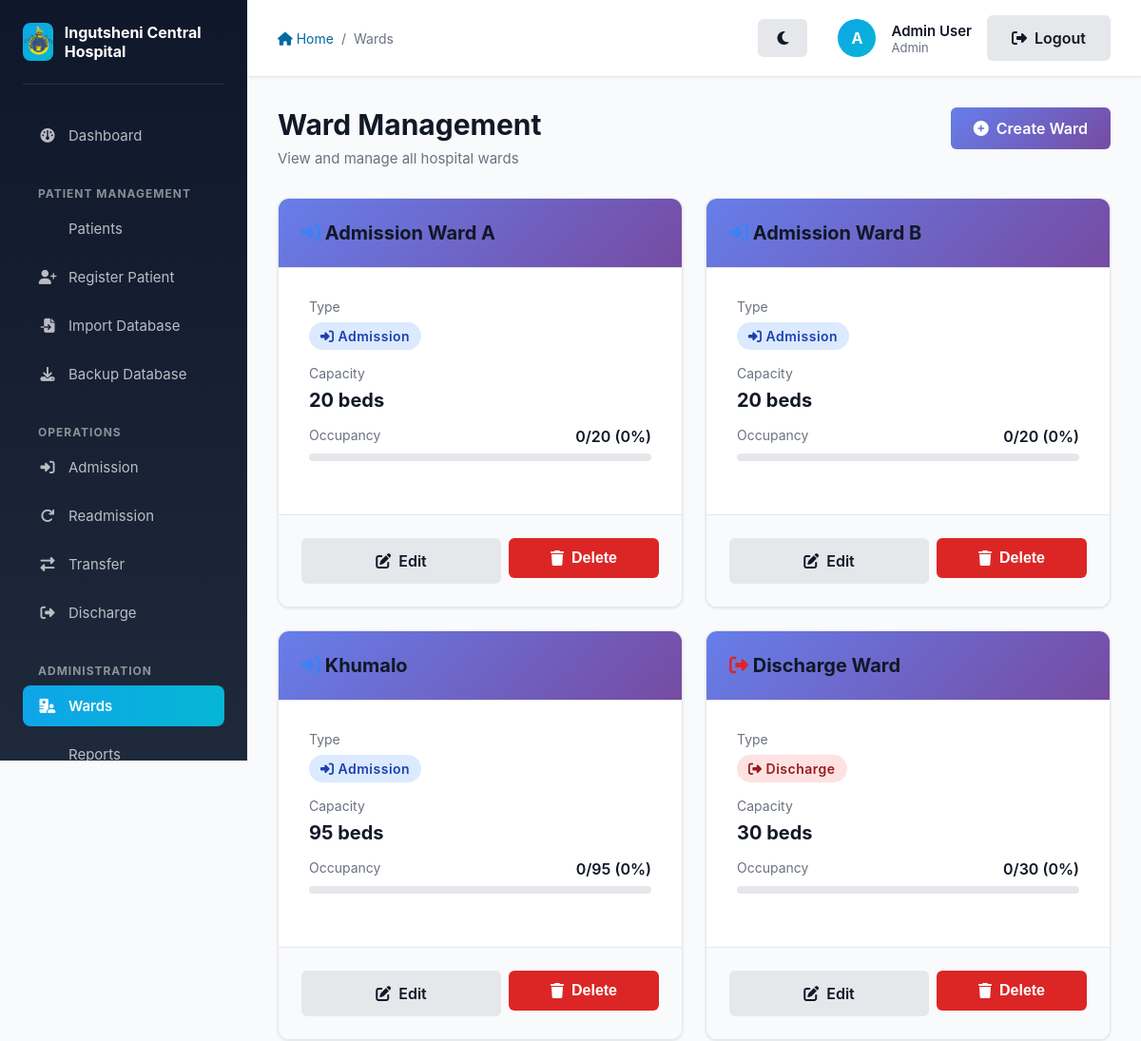
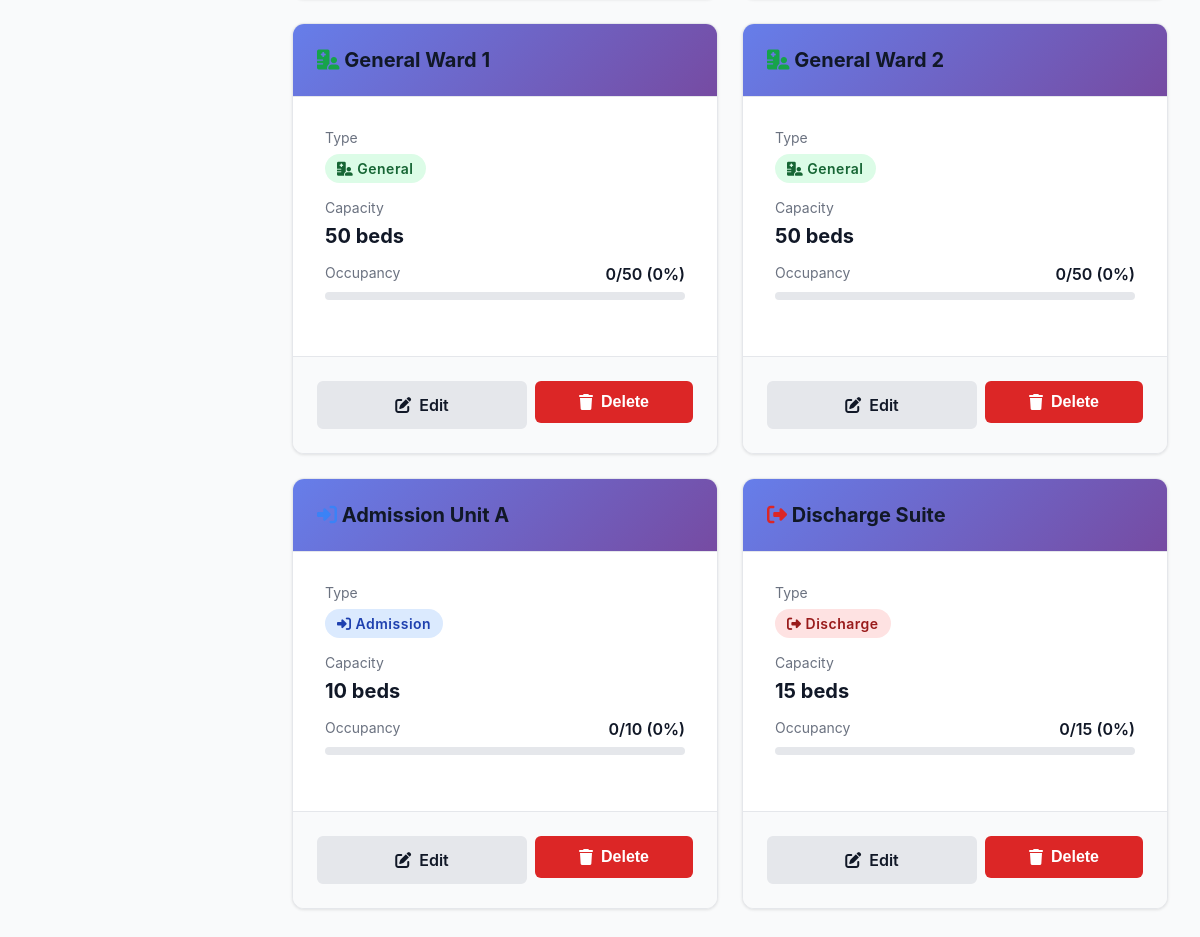
Before: /wards (signed in) with the older database file (2 pictures, top to bottom).
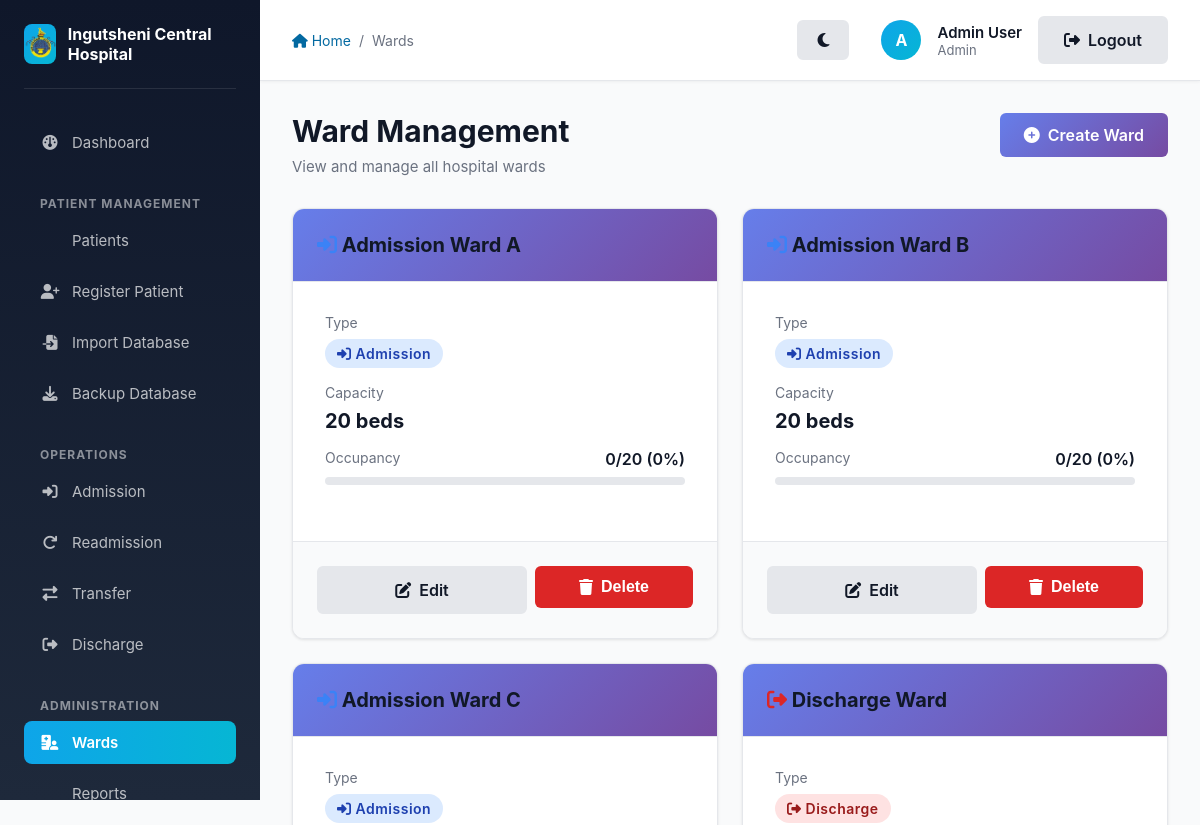
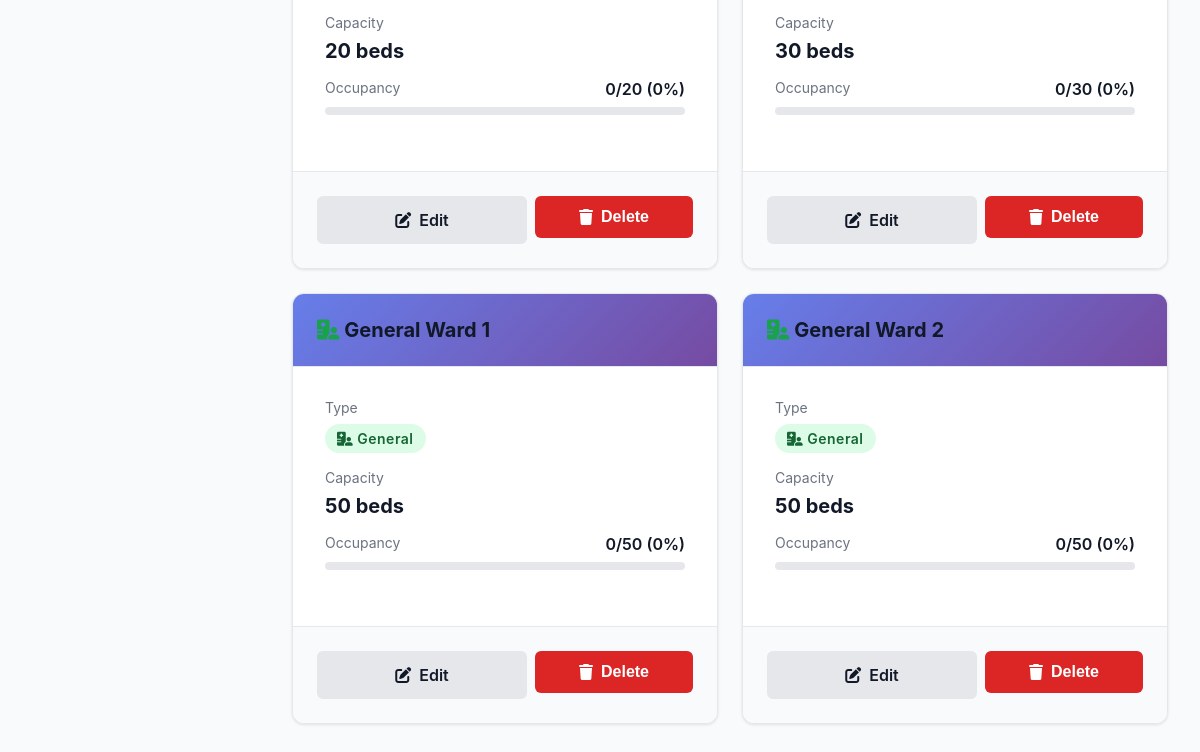
After: the same page with the newer database file (2 pictures, top to bottom).
### app/models/models.py (models this page shows, shortened)
class User(db.Model, UserMixin):
    __tablename__ = 'users'
    id = db.Column(db.Integer, primary_key=True)
    name = db.Column(db.String(100), nullable=False)
    email = db.Column(db.String(120), unique=True, nullable=False)
    password_hash = db.Column(db.String(128), nullable=False)
    role_id = db.Column(db.Integer, db.ForeignKey('roles.id'), nullable=False)
    ward_id = db.Column(db.Integer, db.ForeignKey('wards.id'), nullable=True)

class Role(db.Model):
    __tablename__ = 'roles'
    id = db.Column(db.Integer, primary_key=True)
    name = db.Column(db.String(50), unique=True, nullable=False)
    users = db.relationship('User', backref='role_obj', lazy=True)

class Ward(db.Model):
    __tablename__ = 'wards'
    id = db.Column(db.Integer, primary_key=True)
    name = db.Column(db.String(100), unique=True, nullable=False)
    type = db.Column(db.String(50), nullable=False) # Admission, General, Discharge
    capacity = db.Column(db.Integer, nullable=True)
    is_permanent_residence = db.Column(db.Boolean, default=False, nullable=False)
    users = db.relationship('User', backref='ward_obj', lazy=True)
    patients = db.relationship('Patient', backref='current_ward', lazy=True)

### app/wards/routes.py (the view)
@wards.route('/wards')
@login_required
def list_wards():
    role = current_user.role_obj.name
    if role in ['Nurse', 'Sister In Charge']:
        if current_user.ward_id:
            all_wards = Ward.query.filter_by(id=current_user.ward_id).all()
        else:
            all_wards = []
    else:
        all_wards = Ward.query.all()
    return render_template('wards/manage_wards.html', wards=all_wards)

### app/models/models.py (called while the page is built)
@login_manager.user_loader
def load_user(user_id):
    return User.query.get(int(user_id))

### app/templates/wards/manage_wards.html (shortened to what this page needs)
{% extends "layout.html" %}
{% block breadcrumb %}
    <a href="{{ url_for('main.index') }}"><i class="fas fa-home"></i> Home</a>
    <span>/</span>
    <span>Wards</span>
{% endblock %}
{% block content %}
    <div class="page-header flex-between" style="display: flex; justify-content: space-between; align-items: flex-start;">
        <div>
            <h1 class="page-title">Ward Management</h1>
            <p class="page-subtitle">View and manage all hospital wards</p>
        </div>
        {% if current_user.role_obj.name == 'Admin' %}
            <a href="{{ url_for('wards.create_ward') }}" class="btn btn-primary">
                <i class="fas fa-plus-circle"></i> Create Ward
            </a>
        {% endif %}
    </div>
    {% if wards %}
        <div class="grid grid-3">
            {% for ward in wards %}
                {% set patient_count = ward.patients|length %}
                {% set capacity = ward.capacity or 10 %}
                {% set occupancy_percent = ((patient_count / capacity) * 100)|int %}
                <div class="card">
                    <div class="card-header">
                        <h3 class="card-title">
                            {% if ward.type == 'Admission' %}
                                <i class="fas fa-sign-in-alt" style="color: #3b82f6;"></i>
                            {% elif ward.type == 'Discharge' %}
                                <i class="fas fa-sign-out-alt" style="color: #dc2626;"></i>
                            {% else %}
                                <i class="fas fa-hospital-user" style="color: #16a34a;"></i>
                            {% endif %}
                            {{ ward.name }}
                        </h3>
                    </div>
                    <div class="card-body">
                        <div style="margin-bottom: 1rem;">
                            <p style="color: #6b7280; font-size: 0.875rem; margin-bottom: 0.5rem;">Type</p>
                            {% if ward.type == 'Admission' %}
                                <span class="badge badge-info"><i class="fas fa-sign-in-alt"></i> Admission</span>
                            {% elif ward.type == 'Discharge' %}
                                <span class="badge badge-danger"><i class="fas fa-sign-out-alt"></i> Discharge</span>
                            {% else %}
                                <span class="badge badge-success"><i class="fas fa-hospital-user"></i> General</span>
                            {% endif %}
                        </div>
                        <div style="margin-bottom: 1rem;">
                            <p style="color: #6b7280; font-size: 0.875rem; margin-bottom: 0.5rem;">Capacity</p>
                            <p style="font-size: 1.25rem; font-weight: 700;">{{ capacity }} beds</p>
                        </div>
                        <div style="margin-bottom: 1.5rem;">
                            <div style="display: flex; justify-content: space-between; margin-bottom: 0.5rem;">
                                <p style="color: #6b7280; font-size: 0.875rem;">Occupancy</p>
                                <p style="font-weight: 600; color: #111827;">{{ patient_count }}/{{ capacity }} ({{ occupancy_percent }}%)</p>
                            </div>
                            <div style="width: 100%; height: 8px; background-color: #e5e7eb; border-radius: 4px; overflow: hidden;">
                            </div>
                        </div>
                    </div>
                    {% if current_user.role_obj.name == 'Admin' %}
                        <div class="card-footer" style="display: flex; gap: 0.5rem; flex-wrap: wrap;">
                            <a href="{{ url_for('wards.edit_ward', ward_id=ward.id) }}" class="btn btn-secondary" style="flex: 1; min-width: 120px;">
                                <i class="fas fa-edit"></i> Edit
                            </a>
                            <form action="{{ url_for('wards.delete_ward', ward_id=ward.id) }}" method="POST" style="flex: 1; min-width: 120px;" onsubmit="return confirm('Are you sure you want to delete this ward?');">
                                <button type="submit" class="btn btn-danger w-full">
                                    <i class="fas fa-trash"></i> Delete
                                </button>
                            </form>
                        </div>
                    {% endif %}
                </div>
            {% endfor %}
        </div>
    {% endif %}
{% endblock %}

### app/templates/layout.html (shortened to what this page needs)
<!DOCTYPE html>
<html lang="en">
<head>
    <link rel="stylesheet" href="{{ url_for('static', filename='style.css') }}">
    <link rel="stylesheet" href="https://cdnjs.cloudflare.com/ajax/libs/font-awesome/6.4.0/css/all.min.css">
</head>
<body>
    <aside class="sidebar no-print" id="sidebar">
        <div class="sidebar-header">
            <div class="sidebar-logo">
                <img src="{{ url_for('static', filename='images/logo.png') }}" alt="Ingutsheni Central Hospital Logo">
            </div>
            <div class="sidebar-title">Ingutsheni Central Hospital</div>
        </div>
        <nav class="sidebar-nav">
            <li><a href="{{ url_for('main.index') }}" class="{% if request.endpoint == 'main.index' %}active{% endif %}">
                <i class="fas fa-dashboard"></i> Dashboard
            </a></li>
        </nav>
        {% if current_user.is_authenticated %}
            <div class="sidebar-section-title">Patient Management</div>
            <nav class="sidebar-nav">
                <li><a href="{{ url_for('patients.list_patients') }}" class="{% if request.endpoint == 'patients.list_patients' %}active{% endif %}">
                     Patients
                </a></li>
                <li><a href="{{ url_for('patients.register_patient') }}" class="{% if request.endpoint == 'patients.register_patient' %}active{% endif %}">
                    <i class="fas fa-user-plus"></i> Register Patient
                </a></li>
                {% if current_user.role_obj.name in ['Admin', 'CMO'] %}
                <li><a href="{{ url_for('patients.import_database') }}" class="{% if request.endpoint == 'patients.import_database' %}active{% endif %}">
                    <i class="fas fa-file-import"></i> Import Database
                </a></li>
                <li><a href="{{ url_for('patients.backup_database') }}" class="{% if request.endpoint == 'patients.backup_database' %}active{% endif %}">
                    <i class="fas fa-download"></i> Backup Database
                </a></li>
                {% endif %}
            </nav>
            <div class="sidebar-section-title">Operations</div>
            <nav class="sidebar-nav">
                <li><a href="{{ url_for('patients.list_patients') }}" class="{% if request.endpoint == 'patients.admit_patient' %}active{% endif %}">
                    <i class="fas fa-sign-in-alt"></i> Admission
                </a></li>
                <li><a href="{{ url_for('patients.readmit_patient') }}" class="{% if request.endpoint in ['patients.readmit_patient', 'patients.readmit_patient_details'] %}active{% endif %}">
                    <i class="fas fa-redo"></i> Readmission
                </a></li>
                <li><a href="{{ url_for('patients.list_patients') }}" class="{% if request.endpoint == 'transfers.transfer_patient' %}active{% endif %}">
                    <i class="fas fa-exchange-alt"></i> Transfer
                </a></li>
                <li><a href="{{ url_for('patients.list_patients') }}" class="{% if request.endpoint == 'patients.discharge_patient' %}active{% endif %}">
                    <i class="fas fa-sign-out-alt"></i> Discharge
                </a></li>
            </nav>
            <div class="sidebar-section-title">Administration</div>
            <nav class="sidebar-nav">
                <li><a href="{{ url_for('wards.list_wards') }}" class="{% if request.endpoint == 'wards.list_wards' %}active{% endif %}">
                    <i class="fas fa-hospital-user"></i> Wards
                </a></li>
                <li><a href="{{ url_for('reports.view_reports') }}" class="{% if request.endpoint == 'reports.view_reports' %}active{% endif %}">
                     Reports
                </a></li>
            </nav>
        {% endif %}
    </aside>
    <div class="main-content">
        <div class="top-bar no-print">
            <div class="top-bar-left">
                <div class="breadcrumb">
                    {% block breadcrumb %}{% endblock %}
                </div>
            </div>
            <div class="top-bar-right" style="display: flex; align-items: center; gap: 1rem;">
                <div style="display: flex; align-items: center; gap: 1rem; margin-right: 1rem;">
                    <button id="themeToggle" class="btn btn-secondary btn-sm" title="Toggle Dark/Light Mode" style="border-radius: 50%; width: 40px; height: 40px; padding: 0;">
                        <i class="fas fa-moon"></i>
                    </button>
                </div>
                {% if current_user.is_authenticated %}
                    <div class="user-menu">
                        <div class="user-avatar" title="{{ current_user.name }}">
                            {{ current_user.name[0].upper() }}
                        </div>
                        <div class="user-info">
                            <div class="user-name">{{ current_user.name }}</div>
                            <div class="user-role">{{ current_user.role_obj.name }}</div>
                        </div>
                    </div>
                    <a href="{{ url_for('auth.logout') }}" class="btn btn-secondary btn-sm">
                        <i class="fas fa-sign-out-alt"></i> Logout
                    </a>
                {% else %}
                    <a href="{{ url_for('auth.login') }}" class="btn btn-primary btn-sm">
                        <i class="fas fa-sign-in-alt"></i> Login
                    </a>
                {% endif %}
            </div>
        </div>
        <div class="page-content">
            {% block content %}{% endblock %}
        </div>
    </div>
</body>
</html>

### app/static/style.css (style rules this page uses)
:root { --primary: #0369a1; --primary-light: #0ea5e9; --primary-dark: #075985; --success: #16a34a; --success-light: #22c55e; --danger: #dc2626; --warning: #f59e0b; --info: #3b82f6; --neutral: #6b7280; --gray-50: #f9fafb; --gray-100: #f3f4f6; --gray-200: #e5e7eb; --gray-300: #d1d5db; --gray-400: #9ca3af; --gray-500: #6b7280; --gray-600: #4b5563; --gray-700: #374151; --gray-800: #1f2937; --gray-900: #111827; --body-bg: var(--gray-50); --card-bg: #ffffff; --sidebar-bg: linear-gradient(180deg, #0f172a 0%, #1e293b 100%); --topbar-bg: #ffffff; --text-main: var(--gray-900); --text-muted: var(--gray-500); --border-color: var(--gray-200); }
* { margin: 0; padding: 0; box-sizing: border-box; }
body { font-family: -apple-system, BlinkMacSystemFont, 'Segoe UI', 'Roboto', 'Oxygen', 'Ubuntu', 'Cantarell', 'Fira Sans', 'Droid Sans', 'Helvetica Neue', sans-serif; -webkit-font-smoothing: antialiased; -moz-osx-font-smoothing: grayscale; background-color: var(--body-bg); color: var(--text-main); }
.card { background-color: var(--card-bg); border: 1px solid var(--border-color); }
.card-header, .card-footer { background-color: var(--gray-100); border-color: var(--border-color); }
.top-bar { background-color: var(--topbar-bg) !important; border-color: var(--border-color) !important; }
.sidebar { background: var(--sidebar-bg) !important; }
.badge { display: inline-block; padding: 0.375rem 0.75rem; border-radius: 9999px; font-size: 0.875rem; font-weight: 600; letter-spacing: 0.5px; }
.badge-success { background-color: #dcfce7; color: #166534; }
.badge-danger { background-color: #fee2e2; color: #991b1b; }
.badge-info { background-color: #dbeafe; color: #1e40af; }
.btn { display: inline-flex; align-items: center; justify-content: center; padding: 0.625rem 1.25rem; border-radius: 0.5rem; font-weight: 600; font-size: 0.9375rem; border: none; cursor: pointer; transition: all 0.2s ease; text-decoration: none; gap: 0.5rem; }
.btn-primary { background-color: var(--primary); color: white; }
.btn-danger { background-color: var(--danger); color: white; }
.btn-secondary { background-color: var(--gray-300); color: var(--gray-800); }
.btn-sm { padding: 0.375rem 0.75rem; font-size: 0.8125rem; }
.card { background-color: white; border-radius: 0.75rem; box-shadow: 0 1px 3px rgba(0, 0, 0, 0.1); overflow: hidden; transition: all 0.2s ease; }
.card-header { padding: 1.5rem; border-bottom: 1px solid var(--gray-200); background-color: var(--gray-50); }
.card-body { padding: 1.5rem; }
.card-footer { padding: 1.5rem; background-color: var(--gray-50); border-top: 1px solid var(--gray-200); }
.card-title { font-size: 1.25rem; font-weight: 700; color: var(--gray-900); margin: 0; }
.grid { display: grid; gap: 1.5rem; }
.grid-3 { grid-template-columns: repeat(auto-fit, minmax(300px, 1fr)); }
.flex-between { display: flex; justify-content: space-between; align-items: center; }
.w-full { width: 100%; }
.btn { font-size: 1rem !important; font-weight: 600 !important; padding: 0.75rem 1.5rem !important; border: none !important; border-radius: 6px !important; cursor: pointer !important; transition: all 0.3s ease !important; display: inline-flex !important; align-items: center !important; gap: 0.5rem !important; text-decoration: none !important; }
.btn-primary { background: linear-gradient(135deg, #667eea 0%, #764ba2 100%) !important; color: white !important; }
.btn-secondary { background: var(--gray-200) !important; color: var(--text-main) !important; border: 2px solid var(--border-color) !important; }
.btn-danger { background: var(--danger) !important; color: white !important; }
.card-header { background: linear-gradient(135deg, #667eea 0%, #764ba2 100%) !important; color: white !important; padding: 1.5rem !important; border-radius: 8px 8px 0 0 !important; }
.card-body { padding: 2rem !important; }

Changed rows visible on the page:
removed Ward: type "Admission" (drawn), name "Admission Unit A", capacity "10", patient_count "0", occupancy_percent "0"
removed Ward: type "Discharge" (drawn), name "Discharge Suite", capacity "15", patient_count "0", occupancy_percent "0"
changed Ward: name "Khumalo" → "Admission Ward C"; capacity "95" → "20"
